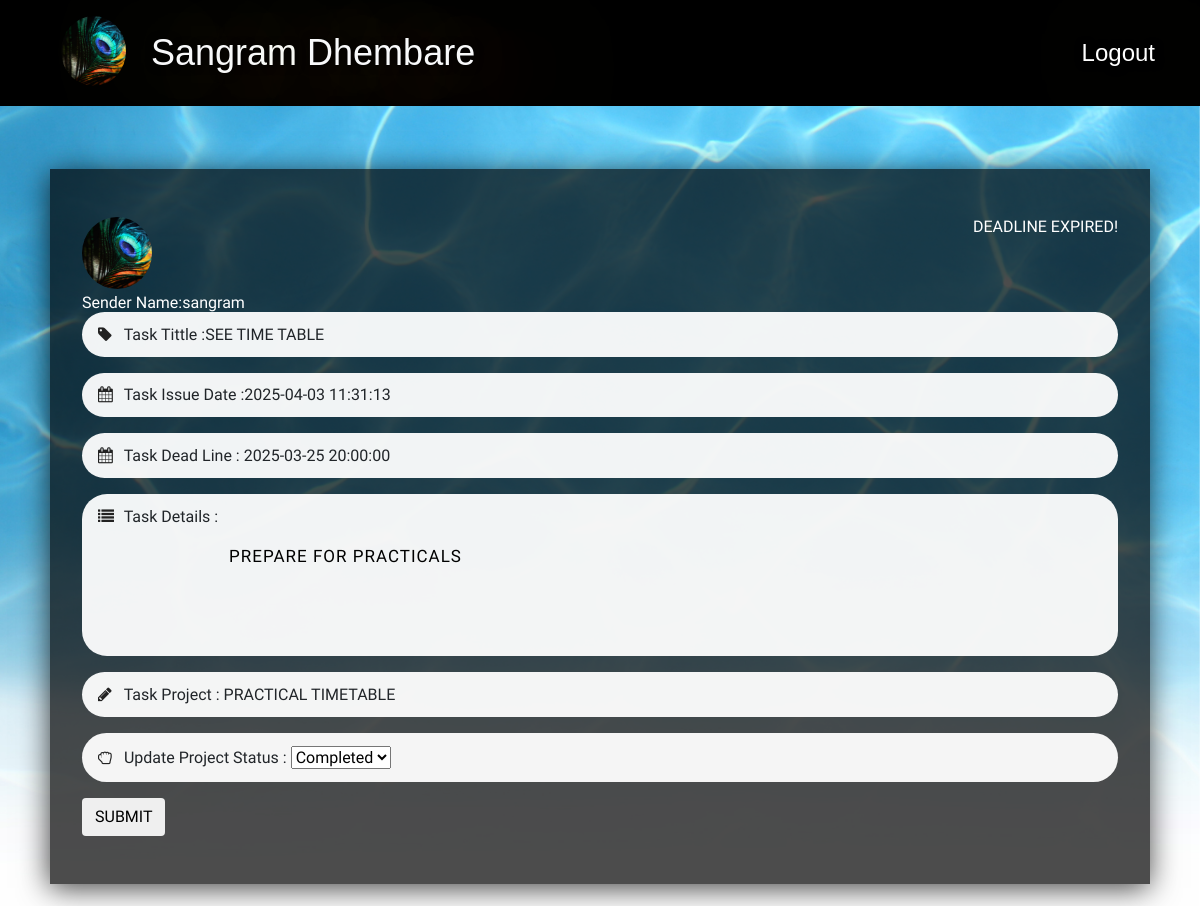
The page /Sentinal/user/UserTaskDetails.php?task_id=4 (signed in) on the database its author committed.
### tables this page shows
CREATE TABLE `user` (
  `user_id` int(10) NOT NULL,
  `user_fname` varchar(50) NOT NULL,
  `user_lname` varchar(50) NOT NULL,
  `user_email` varchar(50) NOT NULL,
  `user_password` varchar(50) NOT NULL,
  `user_status` int(10) NOT NULL,
  `user_gender` varchar(10) NOT NULL,
  `user_image` text NOT NULL
);

CREATE TABLE `task` (
  `task_id` int(10) NOT NULL,
  `task_name` varchar(50) NOT NULL,
  `task_issuedate` datetime NOT NULL DEFAULT '0000-00-00 00:00:00' ON UPDATE current_timestamp(),
  `dead_line` datetime NOT NULL DEFAULT '0000-00-00 00:00:00',
  `task_details` text NOT NULL,
  `task_project` int(10) NOT NULL,
  `task_receiver` int(10) NOT NULL,
  `task_sender` int(10) NOT NULL,
  `task_sender_name` varchar(50) NOT NULL,
  `task_sender_image` text NOT NULL,
  `task_display` int(10) NOT NULL DEFAULT 1,
  `task_status` varchar(50) NOT NULL DEFAULT 'pending'
);

CREATE TABLE `project` (
  `project_id` int(10) NOT NULL,
  `project_name` varchar(50) NOT NULL,
  `project_description` text NOT NULL,
  `project_status` int(10) NOT NULL
);

### Sentinal/Classes/init.php (called while the page is built, shortened)
<?php
  class Operation extends Database
  {
    public function select_with_condition($columns,$tableName,$whereConditon)
    {
       $conn = $this->connect();
       $column = implode(',', $columns);
       $sql = "SELECT $column FROM $tableName WHERE $whereConditon";
       $result = $conn->query($sql);
       return $result;
    }
  }
?>

### Sentinal/user/UserTaskDetails.php (the view, shortened to what this page needs)
<!DOCTYPE html>
<html>
<head>
  <link href="../css/style.css" rel="stylesheet" type="text/css" media="all" />
  <link href="../css/font-awesome.min.css" rel="stylesheet" type="text/css" media="all" />
</head>
<body>
  <?php
  include("html/Header.php");
  $task_id=$_REQUEST['task_id'];
  $result = $func->select_with_condition(array('*'),'task',"task_id = '".$task_id."'");
  while($row = $result->fetch_assoc())
  {
    $taskName=$row["task_name"];
    $taskIssueDate=$row["task_issuedate"];
    $taskDeadLine=$row["dead_line"];
    $taskDetails=$row["task_details"];
    $taskSender=$row["task_sender_name"];
    $taskSenderImage=$row["task_sender_image"];
    $taskProject=$row["task_project"];
    $taskStatus=$row["task_status"];
  }
  $result3 = $func->select_with_condition(array('*'),'project',"project_id = '".$taskProject."'");
  while($row = $result3->fetch_assoc())
  {
    $projectName=$row["project_name"];
  }
  ?>
  <div class="w6layouts-main">
    <div class="seeprofile-layer">
      <h1></h1>
      <div class="header-main1">
        <div id="countdown" style="color: white; float: right;"></div>
        <img src="<?php echo "$taskSenderImage";?>" class="rounded_img1" >
        <p style="color: white;"><?php echo "Sender Name:"."$taskSender"; ?></p>
        <div class="header-left-bottom">
          <div class="icon1">
            <span class="fa fa-tag"></span>
            Task Tittle :<?php echo $taskName; ?>
          </div>
          <div class="icon1">
            <span class="fa fa-calendar"></span>
            Task Issue Date  :<?php echo $taskIssueDate; ?>
          </div>
          <div class="icon1">
            <span class="fa fa-calendar"></span>
            Task Dead Line :  <?php echo $taskDeadLine;?>
          </div>
          <div class="icon1">
            <span class="fa fa-list";></span>
            Task Details :
            <div style=" width: 990px;height: 118px;overflow: auto;">
             <?php echo "$taskDetails"; ?>
           </div>
         </div>
         <div class="icon1">
          <span class="fa fa-pencil";></span>
          Task Project : <?php echo $projectName; ?>
        </div>
        <div class="icon1">
          <span class="fa fa-hand-rock-o";></span>
          Update Project Status :
          <select onchange="update_task_status(this.value,<?php echo $task_id;?>)">
            <option value="completed" <?php echo ($taskStatus =='completed'? 'selected':'');?>>Completed</option>
          </select>
        </div>
      </div>
        <input type="button" class="btn" name="submit" id="submit" value="SUBMIT" onclick="subm()">
      </form></div></center>
    </div>
  </div>
</body>
</html>

### Sentinal/user/html/Header.php (shortened to what this page needs)
<link href="//maxcdn.bootstrapcdn.com/bootstrap/4.0.0/css/bootstrap.min.css" rel="stylesheet" id="bootstrap-css">
<!DOCTYPE html>
<html lang="en">
  <head>
    <link rel="stylesheet" href="https://maxcdn.bootstrapcdn.com/bootstrap/4.0.0-beta/css/bootstrap.min.css">
    <link rel="stylesheet" type="text/css" href="css/style.css">
  </head>
  <body>
    <?php
    require '../Classes/init.php';
    $func = new Operation();
    $imagePath="";
    $myId=$_SESSION['user_id'];
     $result = $func->select_with_condition(array('*'),'user',"user_id = '".$myId."'");
     while($row = $result->fetch_assoc())
     {
      $imagePath=$row["user_image"];
      $fname=$row['user_fname'];
      $lname=$row['user_lname'];
    }
  ?>
    <header>
       <nav class="navbar navbar-expand-lg navbar-light text-light py-3 main-nav" style="background-color: black;">
          <div class="container">
            <a class="navbar-brand" href="index.html">  <a href="UserHome.php" class="logo"><img src="<?php echo "$imagePath";?>" style="border-radius:50%; margin-right: 25px; height:70px; width: 65px;" ></a></a>
              <a class="name" ><?php echo  $fname." ".$lname; ?> </a>
              <div class="collapse navbar-collapse " id="navbarSupportedContent">
                <ul class="navbar-nav ml-auto">
                  <li class="nav-item">
                    <form>
                      <a class="logout" href="../Logout.php">Logout</a></form>
                  </li>
                </ul>
              </div>
          </div>
        </nav>
    </header>
  </body>
</html>

### Sentinal/css/style.css (style rules this page uses)
html,body,div,span,applet,object,iframe,h1,h2,h3,h4,h5,h6,p,blockquote,pre,a,abbr,acronym,address,big,cite,code,del,dfn,em,img,ins,kbd,q,s,samp,small,strike,strong,sub,sup,tt,var,b,u,i,dl,dt,dd,ol,nav ul,nav li,fieldset,form,label,legend,table,caption,tbody,tfoot,thead,tr,th,td,article,aside,canvas,details,embed,figure,figcaption,footer,header,hgroup,menu,nav,output,ruby,section,summary,time,mark,audio,video { margin:0;padding:0;border:0;font-size:100%;font:inherit;vertical-align:baseline; }
article, aside, details, figcaption, figure,footer, header, hgroup, menu, nav, section { display: block; }
ol,ul { list-style:none;margin:0px;padding:0px; }
a { text-decoration:none; }
img { max-width:100%; }
body { font-family: 'Hind', sans-serif; }
h1 { font-size: 45px; color: #fff; font-weight: 300; text-transform: uppercase; letter-spacing: 4px; text-align: center; padding: 1em 0 0.4em 0; }
.rounded_img1 { border-radius: 50%; width: 70px; height: 72px; }
.w6layouts-main { background-image: url('../images/water.jpg'); background-repeat: repeat-x; animation: slideleft 20000s infinite linear; -webkit-animation: slideleft 20000s infinite linear; background-size: cover; -webkit-background-size:cover; -moz-background-size:cover; background-attachment: fixed; position: relative; min-height: 100vh; }
.seeprofile-layer { background: rgba(192, 192, 192, 0); min-height: 100vh; }
.icon1 { margin: 0 0 1em; padding: .8em 1em; background: rgba(255, 255, 255, 0.94); border-radius: 25px; }
.icon1 span.fa { color: #222; width: 22px; }
a { color: white; margin: 0em; }
.header-main1 { max-width: 1100px; margin: 0 auto; position: relative; z-index: 999; padding: 3em 2em; background: rgba(0, 0, 0, 0.7); -webkit-box-shadow: -1px 4px 28px 0px rgba(0,0,0,0.75); -moz-box-shadow: -1px 4px 28px 0px rgba(0,0,0,0.75); box-shadow: -1px 4px 28px 0px rgba(0,0,0,0.75); }
.header-left-bottom p { font-size: 17px; color: #000; display: inline-block; width: 50%; margin: 20px 0 0; letter-spacing: 1px; float: left; }

### Sentinal/user/html/Header.php (style rules this page uses)
.name { font-family: sans-serif; color: white; text-shadow: 1px 1px 8px black, 1.5em .4em 10vw orange, 0 0 10vw gold; font-size: 03vw; }
.logout { font-family: sans-serif; color: white; text-shadow: 1px 1px 8px black, 1.5em .4em 10vw orange, 0 0 10vw gold; font-size: 02vw; }

### rows shown on the page
user: user_image (picture), user_fname "Sangram", user_lname "Dhembare"
task: task_sender_image (picture), task_sender_name "sangram", task_name "SEE TIME TABLE", task_issuedate "2025-04-03 11:31:13", dead_line "2025-03-25 20:00:00", task_details "PREPARE FOR PRACTICALS", task_status "Completed"
project: project_name "PRACTICAL TIMETABLE"
